Frame 1 (no input): blank canvas, image omitted
Frame 60 (no input): blank canvas, image omitted
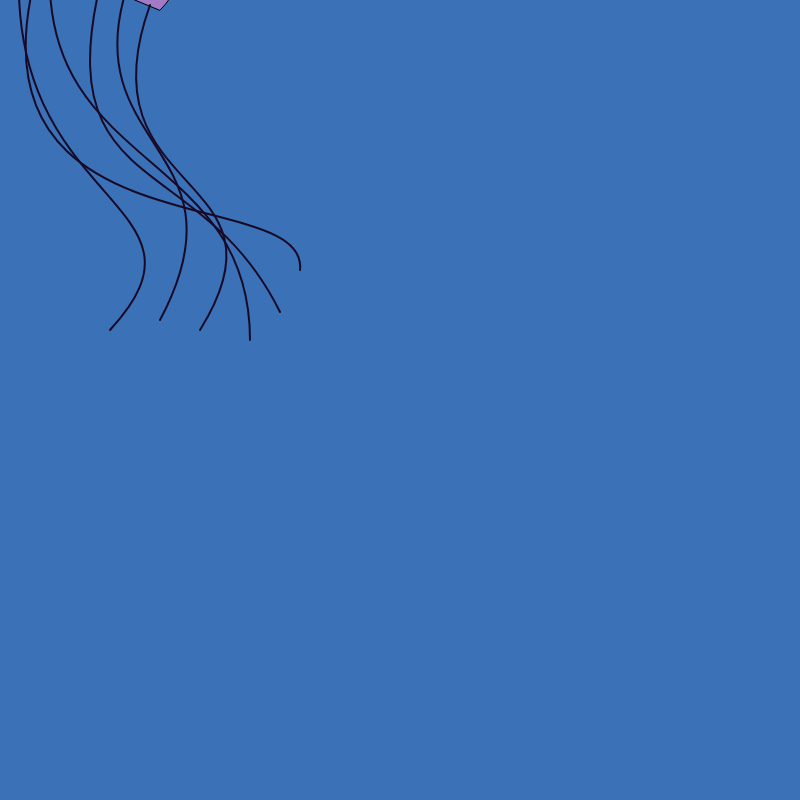
Frame 120 (the mouse pressed at the canvas centre since frame 60)

The p5.js sketch whose frames 1 and 60 were blank and that drew this single picture after the mouse press (run headless with seeded random() and noise() and a simulated clock; from frame 60 on, the mouse is pressed at the canvas centre):

// p5.js sketch
// ── sketch.js

  function setup() {
    createCanvas(800,800);
    
  }
  
  function draw() {
    background(58, 113, 183);
    //body
    beginShape();
    translate(mouseX, mouseY);
    rotate(PI/1.0);
    //translate(x,y);
    strokeWeight(1);
    stroke(0)
    fill(161, 123, 198)
    arc(300,450, 170, 170, 0, PI + QUARTER_PI, CHORD)
    
    //tenticles
    noFill();
    strokeWeight(2);
    stroke(24, 10, 38)
    bezier(300, 415, 350, 200, 200, 250, 120, 88)
    bezier(350, 435, 360, 230, 150, 250, 150, 60)
    bezier(275, 406, 320, 250, 150, 250, 240, 80)
    bezier(250, 395, 320, 200, 100, 230, 200, 70)
    bezier(380, 447, 400, 190, 170, 200, 290, 70)
    bezier(360, 440, 450, 140, 90, 220, 100, 130)
    stroke(24, 10, 38);
    strokeWeight(4);
    line(300,418,275,450);
    line(320,425,297,455);
    endShape();

  }
